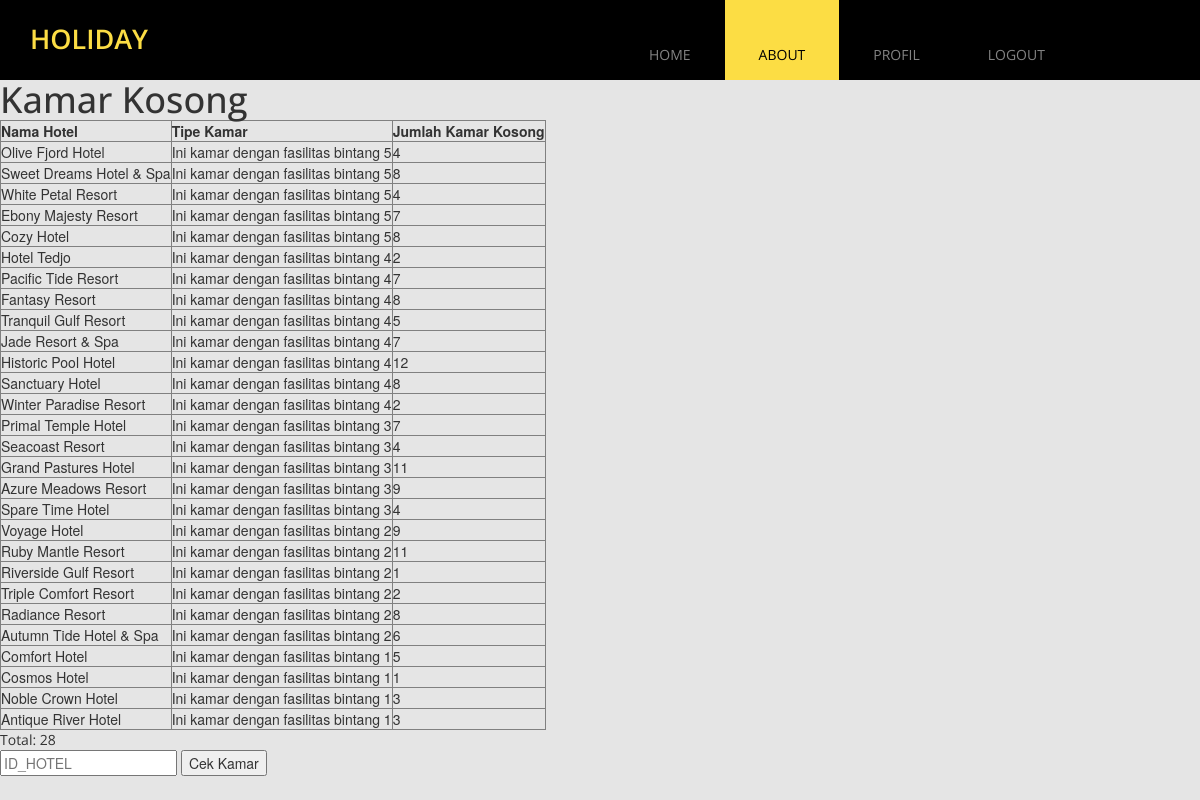
Page /list.php on the committed database.
### tables this page shows
CREATE TABLE KAMAR_KOSONG
(
   ID_HOTEL             CHAR(4) NOT NULL,
   ID_TYPE_KAMAR        CHAR(4) NOT NULL,
   JUMLAH_KAMAR_KOSONG  INT,
   FOREIGN KEY (ID_HOTEL) REFERENCES HOTELS(ID_HOTEL) ON DELETE CASCADE,
   FOREIGN KEY (ID_TYPE_KAMAR) REFERENCES TYPE_KAMAR(ID_TYPE_KAMAR) ON DELETE CASCADE
);

CREATE TABLE HOTELS
(
   ID_HOTEL             CHAR(4) NOT NULL,
   RATING_HOTEL         VARCHAR(50),
   NAMA_HOTEL           VARCHAR(50),
   EMAIL_HOTEL          VARCHAR(50),
   ALAMAT_HOTEL         VARCHAR(100),
   URL_HOTEL            VARCHAR(50),
   PRIMARY KEY (ID_HOTEL)
);

CREATE TABLE TYPE_KAMAR
(
   ID_TYPE_KAMAR        CHAR(4) NOT NULL,
   DESKRIPSI_TYPE_KAMAR VARCHAR(50),
   HARGA_TYPE_KAMAR	INT,
   PRIMARY KEY (ID_TYPE_KAMAR)
);

### list.php (the view, shortened to what this page needs)
<?php
	include('server.php');
?>
<!DOCTYPE html>
<html>
<head>
  <link href="css/font-awesome.min.css" rel="stylesheet">
  <link href="css/bootstrap.min.css" rel="stylesheet">
  <link href="css/bootstrap-datetimepicker.min.css" rel="stylesheet">
  <link href="css/flexslider.css" rel="stylesheet">
  <link href="css/templatemo-style.css" rel="stylesheet">
  </head>
  <body class="tm-gray-bg">
  	<div class="tm-header">
  		<div class="container">
  			<div class="row">
  				<div class="col-lg-6 col-md-4 col-sm-3 tm-site-name-container">
  					<a href="#" class="tm-site-name">Holiday</a>
  				</div>
	  			<div class="col-lg-6 col-md-8 col-sm-9">
	  				<nav class="tm-nav">
						<ul>
							<li><a href="index.php">Home</a></li>
							<li><a href="about.php" class="active">About</a></li>
							<li><a href="profil.php">Profil</a></li>
							<li><a href="logout.php">Logout</a></li>
						</ul>
					</nav>
	  			</div>
  			</div>
  		</div>
  	</div>
	<div class="list_hotel" style="margin: auto;">
		<h1>
			Kamar Kosong
		</h1>
		<table border="1">
		<thead>
		<tr>
			<th>Nama Hotel</th>
			<th>Tipe Kamar</th>
			<th>Jumlah Kamar Kosong</th>
		</tr>
		</thead>
		<tbody>
		<?php
		$sqli = "SELECT hotels.`NAMA_HOTEL`, type_kamar.`DESKRIPSI_TYPE_KAMAR`, kamar_kosong.`JUMLAH_KAMAR_KOSONG`
				FROM hotels JOIN kamar_kosong ON hotels.`ID_HOTEL` = kamar_kosong.`ID_HOTEL` AND kamar_kosong.`JUMLAH_KAMAR_KOSONG` > 0
				JOIN type_kamar ON kamar_kosong.`ID_TYPE_KAMAR` = type_kamar.`ID_TYPE_KAMAR`;";
		$query = mysqli_query($db, $sqli);
		while($hotels = mysqli_fetch_array($query)){
			echo "<tr>";
			echo "<td>".$hotels['NAMA_HOTEL']."</td>";
			echo "<td>".$hotels['DESKRIPSI_TYPE_KAMAR']."</td>";
			echo "<td>".$hotels['JUMLAH_KAMAR_KOSONG']."</td>";
			echo "</tr>";
		}
		?>
		</tbody>
		</table>
	<p>Total: <?php echo mysqli_num_rows($query) ?></p>
	<div>
		<form action="list.php" method="get">
		<input type="text" name="id_hotel" placeholder="ID_HOTEL">
		<button type="submit" name="Cek Kamar">Cek Kamar</button>
		</form>
	</div>
	</div>
</body>
</html>

### css/templatemo-style.css (style rules this page uses)
ul,p { margin: 0; padding: 0; }
h1,h2,h3 { margin: 0; padding: 0; }
h1,h2,h3,a,p { font-family: 'Open Sans', sans-serif; }
body { overflow-x: hidden; }
.tm-header { background: #000000; height: 80px; position: relative; z-index: 100; }
.tm-site-name-container { padding-top: 20px; }
.tm-site-name { color: #FCDD44; font-size: 27px; font-weight: 600; text-transform: uppercase; }
.tm-nav { display: block; overflow: hidden; }
.tm-nav li { list-style: none; float: left; }
.tm-nav li a { color: #838383; display: block; padding: 45px 34px 15px 34px; text-transform: uppercase; transition: all 0.3s ease; }
.tm-nav li a.active, .tm-nav li a:focus, .tm-nav li a:hover { background: #FCDD44; color: #000; }
.tm-gray-bg { background-color: #E5E5E5; }

### rows in the picture
kamar_kosong: ID_HOTEL.NAMA_HOTEL "Olive Fjord Hotel", ID_TYPE_KAMAR.DESKRIPSI_TYPE_KAMAR "Ini kamar dengan fasilitas bintang 5", JUMLAH_KAMAR_KOSONG "4"
kamar_kosong: ID_HOTEL.NAMA_HOTEL "Sweet Dreams Hotel & Spa", ID_TYPE_KAMAR.DESKRIPSI_TYPE_KAMAR "Ini kamar dengan fasilitas bintang 5", JUMLAH_KAMAR_KOSONG "8"
kamar_kosong: ID_HOTEL.NAMA_HOTEL "White Petal Resort", ID_TYPE_KAMAR.DESKRIPSI_TYPE_KAMAR "Ini kamar dengan fasilitas bintang 5", JUMLAH_KAMAR_KOSONG "4"
kamar_kosong: ID_HOTEL.NAMA_HOTEL "Ebony Majesty Resort", ID_TYPE_KAMAR.DESKRIPSI_TYPE_KAMAR "Ini kamar dengan fasilitas bintang 5", JUMLAH_KAMAR_KOSONG "7"
kamar_kosong: ID_HOTEL.NAMA_HOTEL "Cozy Hotel", ID_TYPE_KAMAR.DESKRIPSI_TYPE_KAMAR "Ini kamar dengan fasilitas bintang 5", JUMLAH_KAMAR_KOSONG "8"
kamar_kosong: ID_HOTEL.NAMA_HOTEL "Hotel Tedjo", ID_TYPE_KAMAR.DESKRIPSI_TYPE_KAMAR "Ini kamar dengan fasilitas bintang 4", JUMLAH_KAMAR_KOSONG "2"
kamar_kosong: ID_HOTEL.NAMA_HOTEL "Pacific Tide Resort", ID_TYPE_KAMAR.DESKRIPSI_TYPE_KAMAR "Ini kamar dengan fasilitas bintang 4", JUMLAH_KAMAR_KOSONG "7"
kamar_kosong: ID_HOTEL.NAMA_HOTEL "Fantasy Resort", ID_TYPE_KAMAR.DESKRIPSI_TYPE_KAMAR "Ini kamar dengan fasilitas bintang 4", JUMLAH_KAMAR_KOSONG "8"
kamar_kosong: ID_HOTEL.NAMA_HOTEL "Tranquil Gulf Resort", ID_TYPE_KAMAR.DESKRIPSI_TYPE_KAMAR "Ini kamar dengan fasilitas bintang 4", JUMLAH_KAMAR_KOSONG "5"
kamar_kosong: ID_HOTEL.NAMA_HOTEL "Jade Resort & Spa", ID_TYPE_KAMAR.DESKRIPSI_TYPE_KAMAR "Ini kamar dengan fasilitas bintang 4", JUMLAH_KAMAR_KOSONG "7"
kamar_kosong: ID_HOTEL.NAMA_HOTEL "Historic Pool Hotel", ID_TYPE_KAMAR.DESKRIPSI_TYPE_KAMAR "Ini kamar dengan fasilitas bintang 4", JUMLAH_KAMAR_KOSONG "12"
kamar_kosong: ID_HOTEL.NAMA_HOTEL "Sanctuary Hotel", ID_TYPE_KAMAR.DESKRIPSI_TYPE_KAMAR "Ini kamar dengan fasilitas bintang 4", JUMLAH_KAMAR_KOSONG "8"
kamar_kosong: ID_HOTEL.NAMA_HOTEL "Winter Paradise Resort", ID_TYPE_KAMAR.DESKRIPSI_TYPE_KAMAR "Ini kamar dengan fasilitas bintang 4", JUMLAH_KAMAR_KOSONG "2"
kamar_kosong: ID_HOTEL.NAMA_HOTEL "Primal Temple Hotel", ID_TYPE_KAMAR.DESKRIPSI_TYPE_KAMAR "Ini kamar dengan fasilitas bintang 3", JUMLAH_KAMAR_KOSONG "7"
kamar_kosong: ID_HOTEL.NAMA_HOTEL "Seacoast Resort", ID_TYPE_KAMAR.DESKRIPSI_TYPE_KAMAR "Ini kamar dengan fasilitas bintang 3", JUMLAH_KAMAR_KOSONG "4"
kamar_kosong: ID_HOTEL.NAMA_HOTEL "Grand Pastures Hotel", ID_TYPE_KAMAR.DESKRIPSI_TYPE_KAMAR "Ini kamar dengan fasilitas bintang 3", JUMLAH_KAMAR_KOSONG "11"
kamar_kosong: ID_HOTEL.NAMA_HOTEL "Azure Meadows Resort", ID_TYPE_KAMAR.DESKRIPSI_TYPE_KAMAR "Ini kamar dengan fasilitas bintang 3", JUMLAH_KAMAR_KOSONG "9"
kamar_kosong: ID_HOTEL.NAMA_HOTEL "Spare Time Hotel", ID_TYPE_KAMAR.DESKRIPSI_TYPE_KAMAR "Ini kamar dengan fasilitas bintang 3", JUMLAH_KAMAR_KOSONG "4"
kamar_kosong: ID_HOTEL.NAMA_HOTEL "Voyage Hotel", ID_TYPE_KAMAR.DESKRIPSI_TYPE_KAMAR "Ini kamar dengan fasilitas bintang 2", JUMLAH_KAMAR_KOSONG "9"
kamar_kosong: ID_HOTEL.NAMA_HOTEL "Ruby Mantle Resort", ID_TYPE_KAMAR.DESKRIPSI_TYPE_KAMAR "Ini kamar dengan fasilitas bintang 2", JUMLAH_KAMAR_KOSONG "11"
kamar_kosong: ID_HOTEL.NAMA_HOTEL "Riverside Gulf Resort", ID_TYPE_KAMAR.DESKRIPSI_TYPE_KAMAR "Ini kamar dengan fasilitas bintang 2", JUMLAH_KAMAR_KOSONG "1"
kamar_kosong: ID_HOTEL.NAMA_HOTEL "Triple Comfort Resort", ID_TYPE_KAMAR.DESKRIPSI_TYPE_KAMAR "Ini kamar dengan fasilitas bintang 2", JUMLAH_KAMAR_KOSONG "2"
kamar_kosong: ID_HOTEL.NAMA_HOTEL "Radiance Resort", ID_TYPE_KAMAR.DESKRIPSI_TYPE_KAMAR "Ini kamar dengan fasilitas bintang 2", JUMLAH_KAMAR_KOSONG "8"
kamar_kosong: ID_HOTEL.NAMA_HOTEL "Autumn Tide Hotel & Spa", ID_TYPE_KAMAR.DESKRIPSI_TYPE_KAMAR "Ini kamar dengan fasilitas bintang 2", JUMLAH_KAMAR_KOSONG "6"
kamar_kosong: ID_HOTEL.NAMA_HOTEL "Comfort Hotel", ID_TYPE_KAMAR.DESKRIPSI_TYPE_KAMAR "Ini kamar dengan fasilitas bintang 1", JUMLAH_KAMAR_KOSONG "5"
kamar_kosong: ID_HOTEL.NAMA_HOTEL "Cosmos Hotel", ID_TYPE_KAMAR.DESKRIPSI_TYPE_KAMAR "Ini kamar dengan fasilitas bintang 1", JUMLAH_KAMAR_KOSONG "1"
kamar_kosong: ID_HOTEL.NAMA_HOTEL "Noble Crown Hotel", ID_TYPE_KAMAR.DESKRIPSI_TYPE_KAMAR "Ini kamar dengan fasilitas bintang 1", JUMLAH_KAMAR_KOSONG "3"
kamar_kosong: ID_HOTEL.NAMA_HOTEL "Antique River Hotel", ID_TYPE_KAMAR.DESKRIPSI_TYPE_KAMAR "Ini kamar dengan fasilitas bintang 1", JUMLAH_KAMAR_KOSONG "3"

### other values in the picture
mysqli_num_rows($query) "28"
